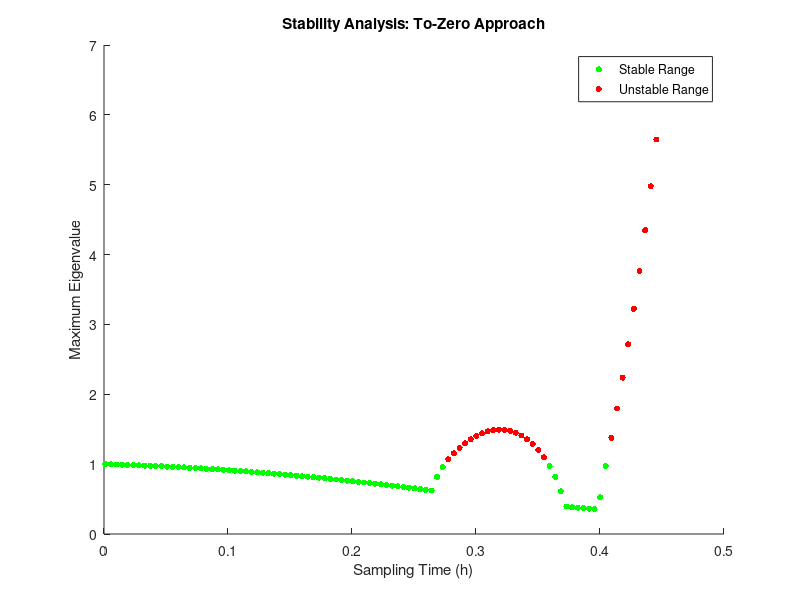
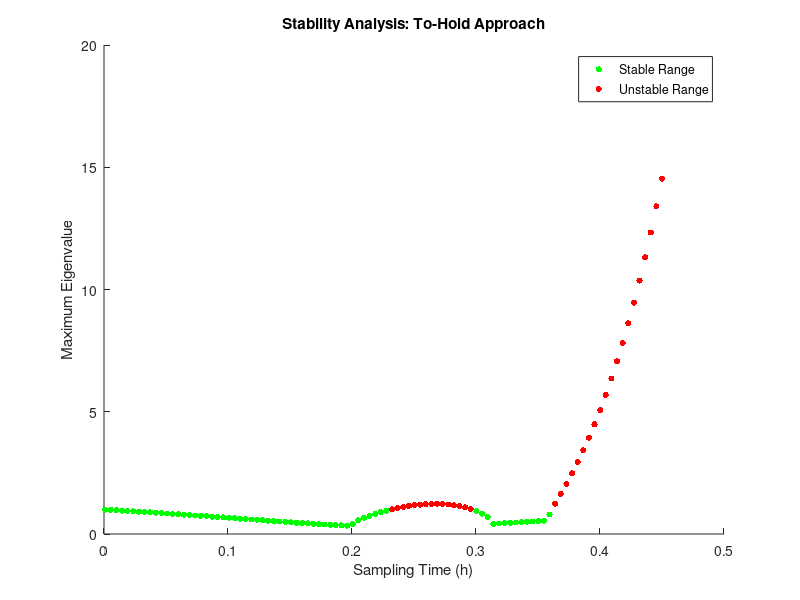

These figures' MATLAB source, in order:
% Question 1-2
%% To zero (is better than to hold)
clc
clear 

a = 5;
b = 3;
c = 1;
A = [a-b, 0.5-c; 0, 1];
B = [0; 1];
p1 = [-1+2j, -1-2j];
K = place(A, B, p1);

numSamples = 100; % number of sampling times to test
maxTime = 0.45; % maximum sampling time to test
hVals = linspace(0.001, maxTime, numSamples); % generate sampling times to test
maxEigVals = zeros(numSamples, 1); % initialize matrix to store maximum eigenvalues

figure;
hold on;

for i = 1:numSamples
    h = hVals(i);
    F = expm(A*h);
    G = (expm(A*h) - eye(size(A))) / A * B;
    Fz1 = [F, zeros(size(A));  eye(size(A)), zeros(size(A))];
    Fz0 = [F-G*K, zeros(size(A));  eye(size(A)), zeros(size(A))];
    Fzf = Fz1 * Fz0 *Fz0; % x_{k+1} = Fhf * x_{k}

    eigh = eig(Fzf);
    maxEigVals(i) = max(abs(eigh));

end

% Find the stable range
stableIdx = find(maxEigVals < 1);
unstableIdx = find(maxEigVals >= 1);

% Plot stable range
scatter(hVals(stableIdx), maxEigVals(stableIdx), 20, 'g', 'filled');

% Plot unstable range
scatter(hVals(unstableIdx), maxEigVals(unstableIdx), 20, 'r', 'filled');

% Customize plot
xlabel('Sampling Time (h)');
ylabel('Maximum Eigenvalue');
title('Stability Analysis: To-Zero Approach');
legend('Stable Range', 'Unstable Range');

% Display results
disp("To-Zero Approach:");
disp("Stable Range:");
disp(hVals(stableIdx)');
disp("Best Stable Range:");
disp(max(hVals(stableIdx)));

%% To hold
clc
clear 

a = 5;
b = 3;
c = 1;
A = [a-b, 0.5-c; 0, 1];
B = [0; 1];
p1 = [-1+2j, -1-2j];
K = place(A, B, p1);

numSamples = 100; % number of sampling times to test
maxTime = 0.45; % maximum sampling time to test
hVals = linspace(0.001, maxTime, numSamples); % generate sampling times to test
maxEigVals = zeros(numSamples, 1); % initialize matrix to store maximum eigenvalues

figure;
hold on;

% To hold 
for i = 1:numSamples
    h = hVals(i);
    F = expm(A*h);
    G = (expm(A*h) - eye(size(A))) / A * B;
    Fh1 = [F, -G*K;  eye(size(A)), zeros(size(A))];
    Fh0 = [F-G*K, zeros(size(A));  eye(size(A)), zeros(size(A))];
    Fhf = Fh1 * Fh0 *Fh0; % x_{k+1} = Fhf * x_{k}

    eigh = eig(Fhf);
    maxEigVals(i) = max(abs(eigh));


end

% Find the stable range
stableIdx = find(maxEigVals < 1);
unstableIdx = find(maxEigVals >= 1);

% Plot stable range
scatter(hVals(stableIdx), maxEigVals(stableIdx), 20, 'g', 'filled');

% Plot unstable range
scatter(hVals(unstableIdx), maxEigVals(unstableIdx), 20, 'r', 'filled');

% Customize plot
xlabel('Sampling Time (h)');
ylabel('Maximum Eigenvalue');
title('Stability Analysis: To-Hold Approach');
legend('Stable Range', 'Unstable Range');

% Display results
disp("To-Hold Approach:");
disp("Stable Range:");
disp(hVals(stableIdx)');
disp("Best Stable Range:");
disp(max(hVals(stableIdx)));

